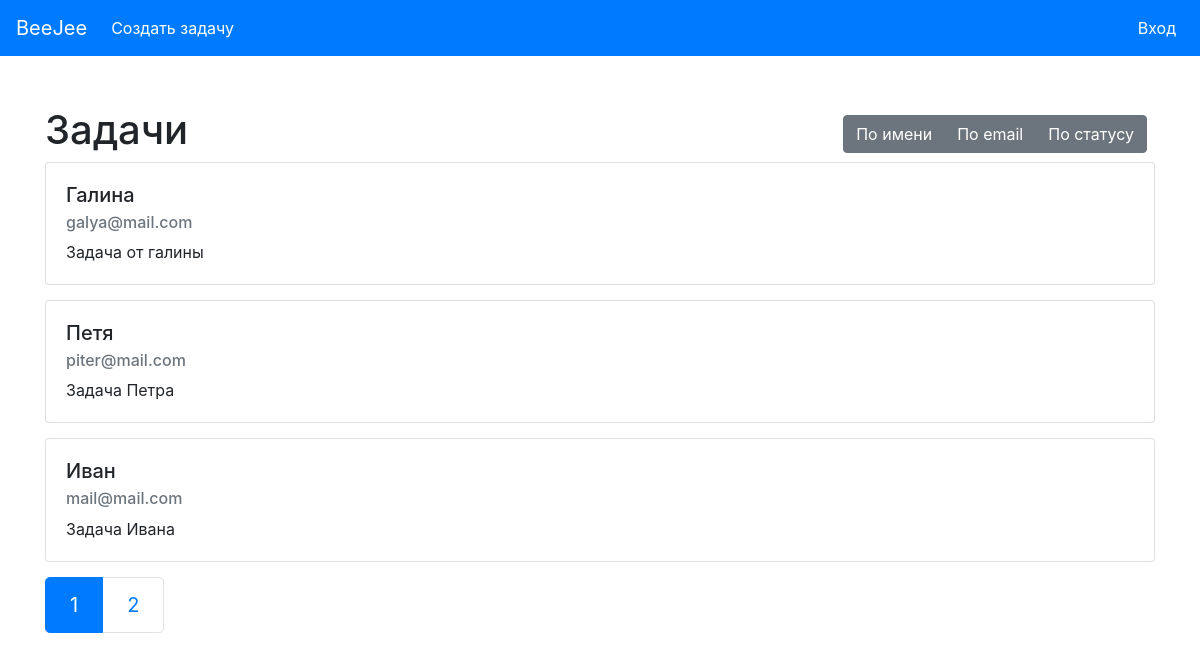
The page / on the database its author committed.
### tables this page shows
CREATE TABLE IF NOT EXISTS `tasks` (
  `id` int(11) NOT NULL AUTO_INCREMENT,
  `name` varchar(255) NOT NULL,
  `email` varchar(255) NOT NULL,
  `body` text NOT NULL,
  `status` tinyint(1) NOT NULL DEFAULT 1,
  `change_admin` tinyint(1) NOT NULL DEFAULT 0,
  PRIMARY KEY (`id`)
);

### views/View.php (called while the page is built)
<?php
class View
{
  public static function render($content_view, $view, $data = [])
  {
    $user = new User();
    include 'views/'.$view;
  }
}

### controllers/MainController.php (called while the page is built, shortened)
<?php
class MainController
{
  public static function index(){
    $task = new Task();
    $data = [];
    $filter = [];
    $filter['limit'] = 3;
    $countTasks = $task->getCountTasks($filter);
    $countPages = 0;
    $currentPage = 1;
    $urlPage = "/?page=";
    if ($countTasks) {
      $countPages = (int)(($countTasks + 2) / 3);
    }
    $data['countPages'] = $countPages;
    $data['currentPage'] = $currentPage;
    $data['urlPage'] = $urlPage;
    $tasks = $task->getTasks($filter);
    $data['tasks'] = $tasks;
    $sorts = [];
    $sorts[] = ['name' => "По имени", 'url' => 'name', 'checked' => 0];
    $sorts[] = ['name' => "По email", 'url' => 'email', 'checked' => 0];
    $sorts[] = ['name' => "По статусу", 'url' => 'status', 'checked' => 0];
    foreach ($sorts as $keySort => $sort) {
      if ($sort['url']) {
        $sorts[$keySort]['url'] = "/?sort=".$sort['url'].($currentPage > 1?("&page=".$currentPage):"");
      }
      elseif($currentPage > 2){
        $sorts[$keySort]['url'] = "/?page=".$currentPage;
      }
      else{
        $sorts[$keySort]['url'] = "/";
      }
    }
    $data['sorts'] = $sorts;
    View::render('main_view.php', 'template_view.php', $data);
  }
}

### models/DB.php (called while the page is built, shortened)
<?php
class DB
{
  static private $db;
  protected static $instance = null;
  public function __construct(){
    if (self::$instance === null){
      try {
        self::$db = new PDO(
          'mysql:host='.self::DB_HOST.';dbname='.self::DB_NAME,
          self::DB_USER,
          self::DB_PASSWORD,
          $options = [
              PDO::ATTR_ERRMODE => PDO::ERRMODE_EXCEPTION,
              PDO::ATTR_DEFAULT_FETCH_MODE => PDO::FETCH_ASSOC,
              PDO::MYSQL_ATTR_INIT_COMMAND => "SET NAMES ".self::CHARSET
          ]
        );
      } catch (PDOException $e) {
          throw new Exception ($e->getMessage());
      }
    }
    return self::$instance;
  }
  public static function query($stmt)  {
    return self::$db->query($stmt);
  }
  public static function run($query, $args = [])  {
    try{
      if (!$args) {
        return self::query($query);
      }
      $stmt = self::prepare($query);
      $stmt->execute($args);
      return $stmt;
    } catch (PDOException $e) {
        throw new Exception($e->getMessage());
    }
  }
  public static function getRows($query, $args = [])  {
    return self::run($query, $args)->fetchAll();
  }
}

### models/User.php (called while the page is built, shortened)
<?php
class User extends Model
{
  public function auth(){
    return isset($_SESSION['id']);
  }
}

### models/Task.php (called while the page is built, shortened)
<?php
class Task extends Model
{
  public function getTasks($filter = []){
    $sort = "ORDER BY id DESC";
    $limit = "";
    if (isset($filter['limit'])) {
      $limit = "LIMIT ";
      $limit .= $filter['limit'];
    }
    $query = "SELECT * FROM tasks WHERE status > 0 $sort $limit";
    return $this->db->getRows($query);
  }
}

### models/Model.php (called while the page is built)
<?php
class Model
{
  public function __construct(){
    $this->db = new DB();
  }
}

### views/main_view.php (the view, shortened to what this page needs)
<div class="row align-items-center">
  <div class="col">
    <h1>Задачи</h1>
  </div>
  <?php if($data['countPages']): ?>
  <div class="col-auto sort-block">
      <div class="btn-group mr-2" role="group" aria-label="First group">
        <?php  foreach ($data['sorts'] as $sort): ?>
          <a href="<?= $sort['url'] ?>" role="button" class="btn<?php if($sort['checked']): ?> btn-primary<?php if($sort['checked'] == 2): ?> up<?php endif; ?><?php else: ?> btn-secondary<?php endif; ?>">
            <?= $sort['name'] ?>
          </a>
        <?php endforeach; ?>
      </div>
  </div>
  <?php endif; ?>
</div>
<?php if($data['countPages']): ?>
  <div class="row">
  <?php foreach ($data['tasks'] as $key => $task):?>
    <div class="col-12">
      <div class="card">
        <div class="card-body">
          <div class="row">
            <div class="col-8">
              <h5 class="card-title"><?= $task['name'] ?></h5>
              <h6 class="card-subtitle mb-2 text-muted"><?= $task['email'] ?></h6>
              <p class="card-text"><?= $task['body'] ?></p>
            </div>
            <div class="col-4">
            </div>
          </div>
        </div>
      </div>
    </div>
  <?php endforeach ?>
  </div>
<?php else: ?>
  <a class="btn btn-primary" href="task/add" role="button">Создать задачу</a>
<?php endif; ?>
<?php if($data['countPages'] > 1): ?>
<nav aria-label="...">
  <ul class="pagination pagination-lg">
    <?php for ($page = 1; $page <= $data['countPages']; $page++): ?>
      <li class="page-item<?php if($data['currentPage'] == $page): ?> active<?php endif; ?>">
        <a href="<?= $data['urlPage'].$page ?>" class="page-link">
          <?= $page ?>
        </a>
      </li>
    <?php endfor; ?>
  </ul>
</nav>
<?php endif; ?>

### index.php (shortened to what this page needs)
<?php
spl_autoload_register(function($class) {
    $fileName = $class . '.php';
});
$uri = parse_url($_SERVER['REQUEST_URI'], PHP_URL_PATH);
    if (preg_match("/admin\/login\/?$/", $uri)){
        AdminController::login();
    }
    elseif (preg_match("/admin\/logout\/?$/", $uri)){
        AdminController::logout();
        TaskController::add();
    }
    elseif (preg_match("/task\/add\/?$/", $uri)){
        TaskController::add();
    }
    elseif (preg_match("/task\/delete\/([^\/]*)\/?$/", $uri, $params)){
        TaskController::delete($params[1]);
    }
    elseif (preg_match("/task\/edit\/([^\/]*)\/?$/", $uri, $params)){
        TaskController::edit($params[1]);
    }
    else{
      MainController::index();
    }

### views/template_view.php (shortened to what this page needs)
<!DOCTYPE html>
<html lang="ru">
<head>
	<link rel="stylesheet" href="https://stackpath.bootstrapcdn.com/bootstrap/4.2.1/css/bootstrap.min.css">
	<link rel="stylesheet" href="/static/css/main.css">
</head>
<body>
	<header>
		<nav class="navbar navbar-expand-lg navbar-dark bg-primary">
		  <a class="navbar-brand" href="/">BeeJee</a>
		  <div class="collapse navbar-collapse" id="navbarSupportedContent">
		    <ul class="navbar-nav mr-auto">
		      <li class="nav-item active">
		        <a class="nav-link" href="task/add">Создать задачу</a>
		      </li>
		    </ul>
				<ul class="navbar-nav my-2 my-lg-0">
					<?php if($user->auth()): ?>
					<li class="nav-item active">
		        <a class="nav-link" href="/admin/logout">Выход</a>
		      </li>
				<?php else: ?>
		      <li class="nav-item active">
		        <a class="nav-link" href="/admin/login">Вход</a>
		      </li>
				<?php endif; ?>
		    </ul>
		  </div>
		</nav>
	</header>
	<main class="container">
		<?php include $content_view; ?>
	</main>
</body>
</html>

### static/css/main.css (style rules this page uses)
main { padding-top: 50px; }
.card { margin-bottom: 15px; }

### rows shown on the page
tasks: name "Галина", email "galya@mail.com", body "Задача от галины"
tasks: name "Петя", email "piter@mail.com", body "Задача Петра"
tasks: name "Иван", email "mail@mail.com", body "Задача Ивана"

### other values the page prints
$sort['name'] "По имени"
$sort['name'] "По email"
$sort['name'] "По статусу"
